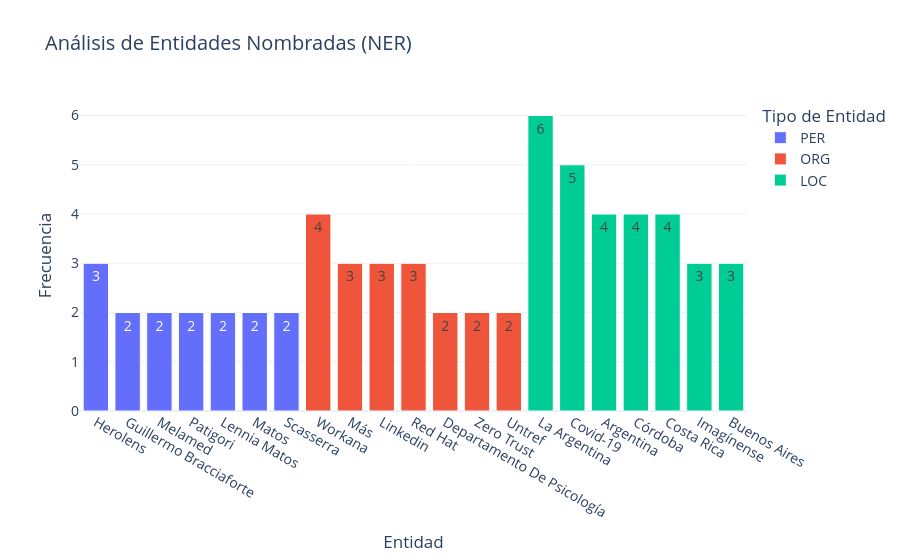

Notebook cell for this chart:
### Code cell
visualizar_origen_accesible(df_final)
analizador = AnalizadorCorpus(df_final, 'texto')

visualizar_palabras_clave_lollipop(analizador.extraer_palabras_clave(15))
visualizar_entidades_plotly(analizador.extraer_entidades())

### Figure 1 — Plotly figure (JSON) as saved in the notebook; plotly's stock layout.template omitted (floating-point values rounded to 4 significant figures)
{"data": [{"marker": {"line": {"color": "white", "width": 1}}, "name": "PER", "text": ["3", "2", "2", "2", "2", "2", "2"], "textposition": "auto", "type": "bar", "x": ["Herolens", "Guillermo Bracciaforte", "Melamed", "Patigori", "Lennia Matos", "Matos", "Scasserra"], "y": [3, 2, 2, 2, 2, 2, 2]}, {"marker": {"line": {"color": "white", "width": 1}}, "name": "ORG", "text": ["4", "3", "3", "3", "2", "2", "2"], "textposition": "auto", "type": "bar", "x": ["Workana", "Más", "Linkedin", "Red Hat", "Departamento De Psicología", "Zero Trust", "Untref"], "y": [4, 3, 3, 3, 2, 2, 2]}, {"marker": {"line": {"color": "white", "width": 1}}, "name": "LOC", "text": ["6", "5", "4", "4", "4", "3", "3"], "textposition": "auto", "type": "bar", "x": ["La Argentina", "Covid-19", "Argentina", "Córdoba", "Costa Rica", "Imagínense", "Buenos Aires"], "y": [6, 5, 4, 4, 4, 3, 3]}], "layout": {"barmode": "group", "font": {"size": 14}, "hovermode": "x unified", "legend": {"title": {"text": "Tipo de Entidad"}}, "title": {"text": "Análisis de Entidades Nombradas (NER)"}, "xaxis": {"title": {"text": "Entidad"}}, "yaxis": {"title": {"text": "Frecuencia"}}}}
